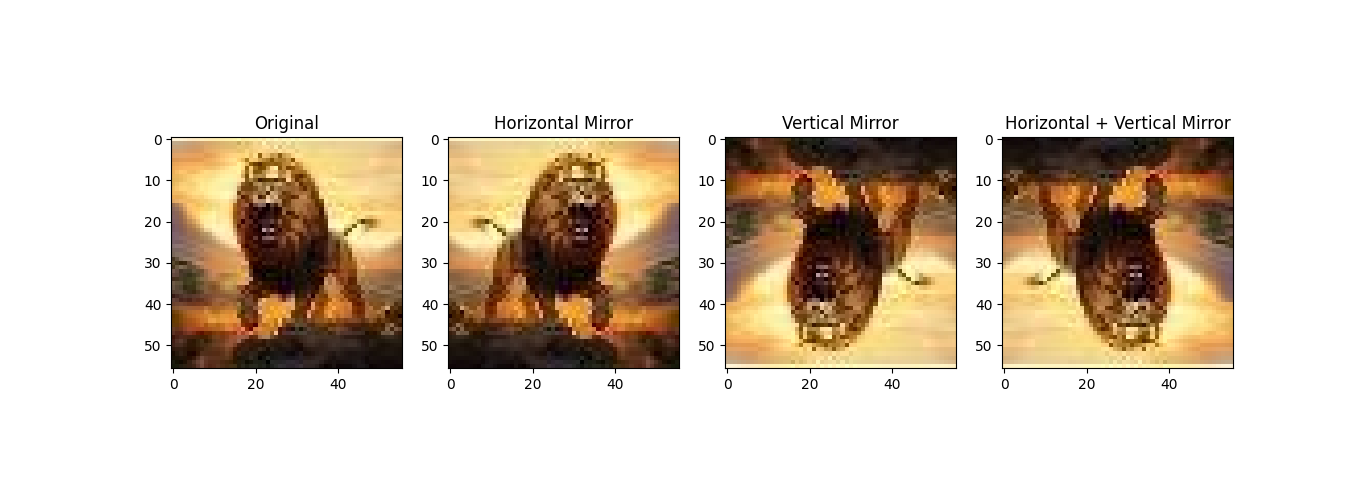

The script that drew this image:
import numpy as np
import imageio as img
import matplotlib.pyplot as plt

path = 'singa2.jpg'
image = img.imread(path)
height, width = image.shape[:2]

horizontal = np.flip(image, axis=1)  
vertical = np.flip(image, axis=0)    
mirrored_image = np.flip(image, axis=(0, 1))  


plt.figure(figsize=(15, 5))
plt.subplot(1, 4, 1)
plt.imshow(image)
plt.title("Original")

plt.subplot(1, 4, 2)
plt.imshow(horizontal)
plt.title("Horizontal Mirror")

plt.subplot(1, 4, 3)
plt.imshow(vertical)
plt.title("Vertical Mirror")

plt.subplot(1, 4, 4)
plt.imshow(mirrored_image)
plt.title("Horizontal + Vertical Mirror")


img.imwrite('mirrored_image.jpg', mirrored_image)
plt.show()
